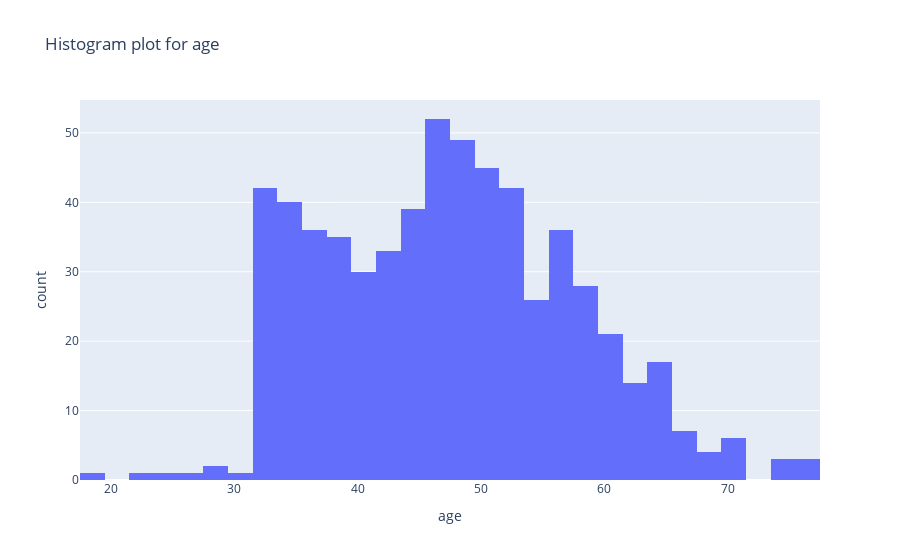
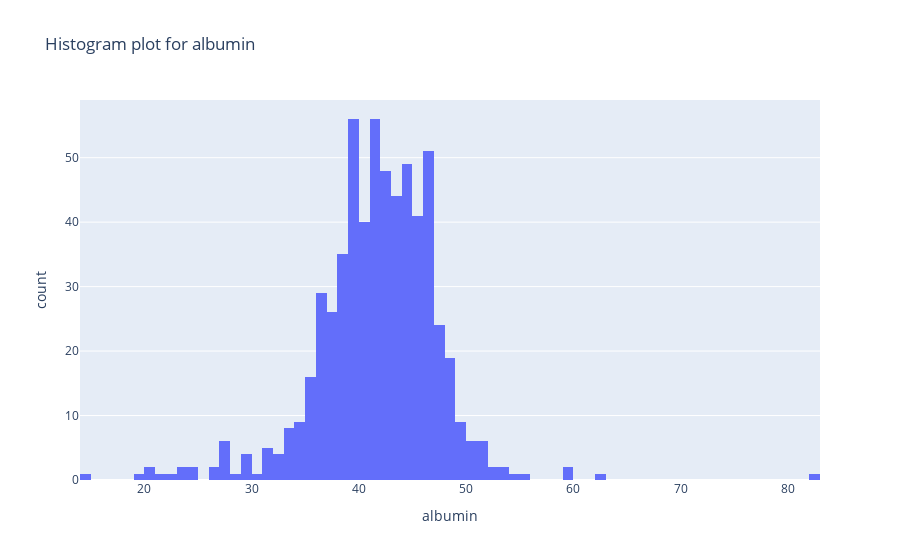
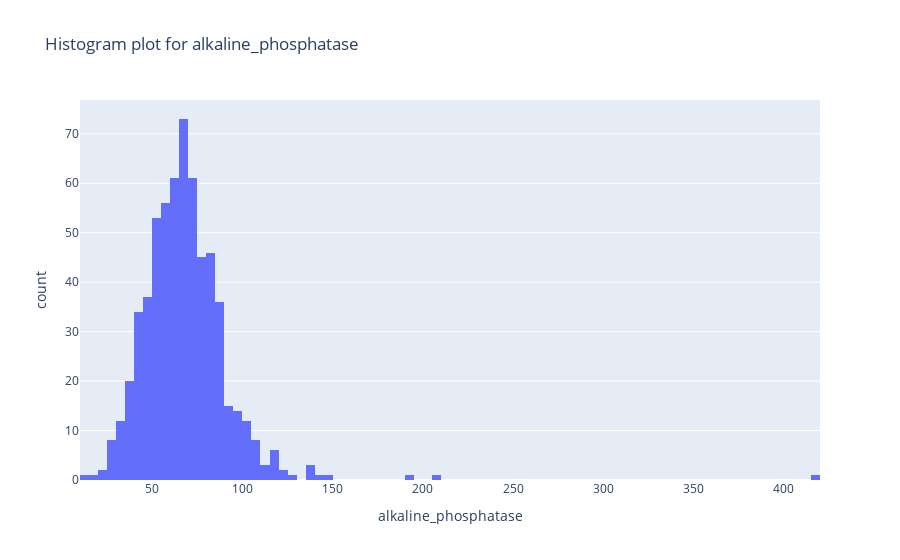
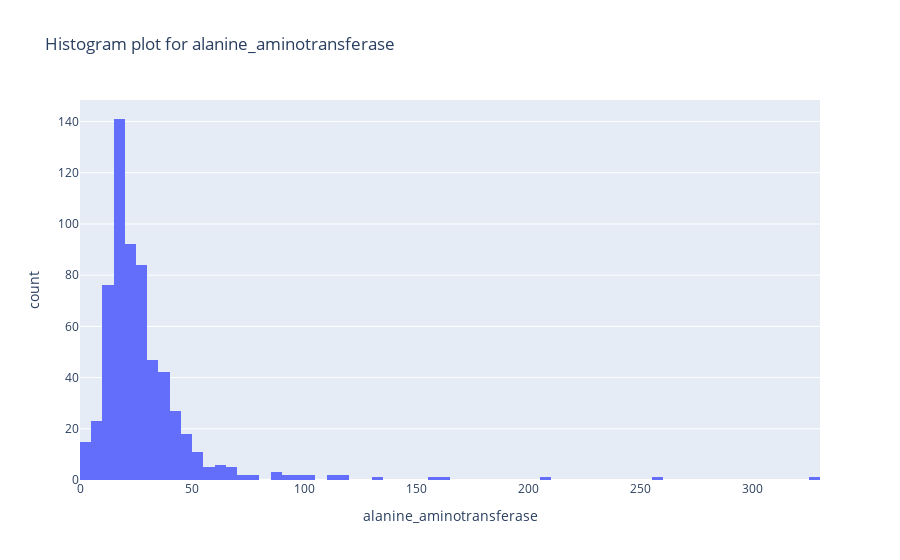

Here is the notebook cell these charts were saved with, in order:
### Code cell
#Plotting histogram plot for numerical columns
for each in num_columns_list:
    plot_hist(each)

### Figure 1 — Plotly figure (JSON) as saved in the notebook; plotly's stock layout.template omitted (floating-point values rounded to 4 significant figures; data arrays with more than 128 entries replaced by an {"elided": "..."} marker saying what was removed)
{"data": [{"alignmentgroup": "True", "bingroup": "x", "hovertemplate": "age=%{x}<br>count=%{y}<extra></extra>", "legendgroup": "", "marker": {"color": "#636efa", "pattern": {"shape": ""}}, "name": "", "offsetgroup": "", "orientation": "v", "showlegend": false, "type": "histogram", "x": {"elided": "615 int values"}, "xaxis": "x", "yaxis": "y"}], "layout": {"barmode": "relative", "legend": {"tracegroupgap": 0}, "title": {"text": "Histogram plot for age"}, "xaxis": {"anchor": "y", "domain": [0, 1], "title": {"text": "age"}}, "yaxis": {"anchor": "x", "domain": [0, 1], "title": {"text": "count"}}}}

### Figure 2 — Plotly figure (JSON) as saved in the notebook; plotly's stock layout.template omitted (floating-point values rounded to 4 significant figures; data arrays with more than 128 entries replaced by an {"elided": "..."} marker saying what was removed)
{"data": [{"alignmentgroup": "True", "bingroup": "x", "hovertemplate": "albumin=%{x}<br>count=%{y}<extra></extra>", "legendgroup": "", "marker": {"color": "#636efa", "pattern": {"shape": ""}}, "name": "", "offsetgroup": "", "orientation": "v", "showlegend": false, "type": "histogram", "x": {"elided": "615 float values"}, "xaxis": "x", "yaxis": "y"}], "layout": {"barmode": "relative", "legend": {"tracegroupgap": 0}, "title": {"text": "Histogram plot for albumin"}, "xaxis": {"anchor": "y", "domain": [0, 1], "title": {"text": "albumin"}}, "yaxis": {"anchor": "x", "domain": [0, 1], "title": {"text": "count"}}}}

### Figure 3 — Plotly figure (JSON) as saved in the notebook; plotly's stock layout.template omitted (floating-point values rounded to 4 significant figures; data arrays with more than 128 entries replaced by an {"elided": "..."} marker saying what was removed)
{"data": [{"alignmentgroup": "True", "bingroup": "x", "hovertemplate": "alkaline_phosphatase=%{x}<br>count=%{y}<extra></extra>", "legendgroup": "", "marker": {"color": "#636efa", "pattern": {"shape": ""}}, "name": "", "offsetgroup": "", "orientation": "v", "showlegend": false, "type": "histogram", "x": {"elided": "615 float values"}, "xaxis": "x", "yaxis": "y"}], "layout": {"barmode": "relative", "legend": {"tracegroupgap": 0}, "title": {"text": "Histogram plot for alkaline_phosphatase"}, "xaxis": {"anchor": "y", "domain": [0, 1], "title": {"text": "alkaline_phosphatase"}}, "yaxis": {"anchor": "x", "domain": [0, 1], "title": {"text": "count"}}}}

### Figure 4 — Plotly figure (JSON) as saved in the notebook; plotly's stock layout.template omitted (floating-point values rounded to 4 significant figures; data arrays with more than 128 entries replaced by an {"elided": "..."} marker saying what was removed)
{"data": [{"alignmentgroup": "True", "bingroup": "x", "hovertemplate": "alanine_aminotransferase=%{x}<br>count=%{y}<extra></extra>", "legendgroup": "", "marker": {"color": "#636efa", "pattern": {"shape": ""}}, "name": "", "offsetgroup": "", "orientation": "v", "showlegend": false, "type": "histogram", "x": {"elided": "615 float values"}, "xaxis": "x", "yaxis": "y"}], "layout": {"barmode": "relative", "legend": {"tracegroupgap": 0}, "title": {"text": "Histogram plot for alanine_aminotransferase"}, "xaxis": {"anchor": "y", "domain": [0, 1], "title": {"text": "alanine_aminotransferase"}}, "yaxis": {"anchor": "x", "domain": [0, 1], "title": {"text": "count"}}}}
